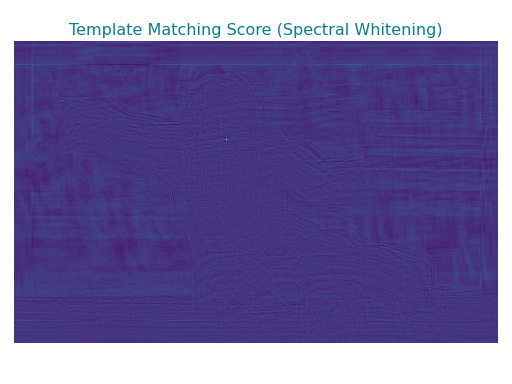

Generate this figure with Python:
import copy

import numpy as np
import matplotlib.pyplot as plt
from skimage.feature import match_template

from tme import Density
from tme.preprocessing import LinearWhiteningFilter

target = Density.from_file("../_static/examples/preprocessing_target.png").data
template = Density.from_file(
   "../_static/examples/preprocessing_template.png"
).data

whitening_filter = LinearWhiteningFilter()
target_filter = whitening_filter(data = target)["data"]
template_filter = whitening_filter(data = template)["data"]

target_filtered = np.fft.irfftn(np.fft.rfftn(target) * target_filter)
template_filtered = np.fft.irfftn(np.fft.rfftn(template) * template_filter)

fig, axs = plt.subplots(nrows = 1, ncols = 1)

axs.imshow(match_template(
   target_filtered, template_filtered, pad_input = True)
)
axs.set_title('Template Matching Score (Spectral Whitening)', color = '#0a7d91')

plt.tight_layout()
plt.show()
